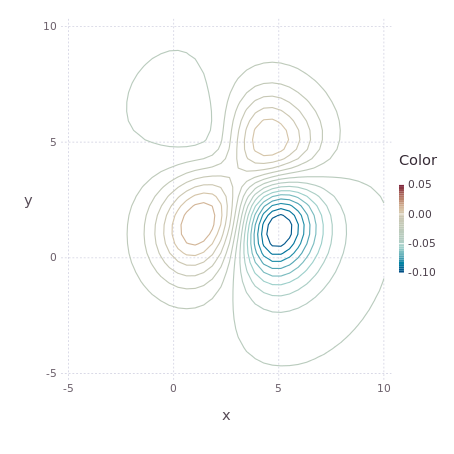

Write Julia code to recreate this figure.
#Plot basic Gaussian Process

using Gadfly, GaP

#Training data
d, n = 2, 50         #Dimension and number of observations
 
x = 2π * rand(d, n)                               
y = vec(sin(x[1,:]).*sin(x[2,:])) + 0.05*rand(n) 

mZero = MeanZero()                    #Zero mean function
kern = Mat(5/2,[0.0,0.0],0.0)         #Matern 5/2 ARD kernel with parameters log(l₁) = 0 log(l₂) = 0 and log(σ) = 0
gp = GP(x,y,mZero,kern,-2.0)          # Fit the GP
optimize!(gp)                         # Optimize the hyperparameters

plot(gp; clim=(-10.0, 10.0,-10.0,10.0)) #Plot the GP over range clim
     
